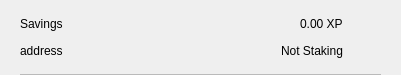
<?xml version="1.0" encoding="UTF-8"?>
<ui version="4.0">
 <class>CSRow</class>
 <widget class="QWidget" name="CSRow">
  <property name="geometry">
   <rect>
    <x>0</x>
    <y>0</y>
    <width>401</width>
    <height>75</height>
   </rect>
  </property>
  <property name="windowTitle">
   <string>Form</string>
  </property>
  <layout class="QVBoxLayout" name="verticalLayout">
   <property name="spacing">
    <number>0</number>
   </property>
   <property name="leftMargin">
    <number>20</number>
   </property>
   <property name="topMargin">
    <number>10</number>
   </property>
   <property name="rightMargin">
    <number>20</number>
   </property>
   <property name="bottomMargin">
    <number>0</number>
   </property>
   <item>
    <widget class="QWidget" name="info" native="true">
     <property name="minimumSize">
      <size>
       <width>0</width>
       <height>0</height>
      </size>
     </property>
     <layout class="QHBoxLayout" name="horizontalLayout_3">
      <property name="leftMargin">
       <number>0</number>
      </property>
      <property name="topMargin">
       <number>0</number>
      </property>
      <property name="rightMargin">
       <number>0</number>
      </property>
      <property name="bottomMargin">
       <number>10</number>
      </property>
      <item>
       <widget class="QWidget" name="container" native="true">
        <property name="minimumSize">
         <size>
          <width>0</width>
          <height>0</height>
         </size>
        </property>
        <layout class="QVBoxLayout" name="verticalLayout_2">
         <property name="spacing">
          <number>0</number>
         </property>
         <property name="leftMargin">
          <number>0</number>
         </property>
         <property name="topMargin">
          <number>0</number>
         </property>
         <property name="rightMargin">
          <number>0</number>
         </property>
         <property name="bottomMargin">
          <number>0</number>
         </property>
         <item>
          <layout class="QHBoxLayout" name="horizontalLayout">
           <item>
            <widget class="QLabel" name="labelName">
             <property name="toolTip">
              <string notr="true"/>
             </property>
             <property name="text">
              <string>Savings</string>
             </property>
            </widget>
           </item>
           <item>
            <spacer name="horizontalSpacer">
             <property name="orientation">
              <enum>Qt::Horizontal</enum>
             </property>
             <property name="sizeHint" stdset="0">
              <size>
               <width>40</width>
               <height>20</height>
              </size>
             </property>
            </spacer>
           </item>
           <item>
            <widget class="QLabel" name="labelAmount">
             <property name="text">
              <string>0.00 XP</string>
             </property>
            </widget>
           </item>
          </layout>
         </item>
         <item>
          <layout class="QHBoxLayout" name="horizontalLayout_2">
           <item>
            <widget class="QLabel" name="labelAddress">
             <property name="toolTip">
              <string notr="true"/>
             </property>
             <property name="text">
              <string>address</string>
             </property>
            </widget>
           </item>
           <item>
            <spacer name="horizontalSpacer_2">
             <property name="orientation">
              <enum>Qt::Horizontal</enum>
             </property>
             <property name="sizeHint" stdset="0">
              <size>
               <width>40</width>
               <height>20</height>
              </size>
             </property>
            </spacer>
           </item>
           <item>
            <widget class="QLabel" name="labelStaking">
             <property name="text">
              <string>Not Staking</string>
             </property>
            </widget>
           </item>
          </layout>
         </item>
        </layout>
       </widget>
      </item>
      <item alignment="Qt::AlignHCenter|Qt::AlignVCenter">
       <widget class="QPushButton" name="pushButtonMenu">
        <property name="minimumSize">
         <size>
          <width>24</width>
          <height>24</height>
         </size>
        </property>
        <property name="maximumSize">
         <size>
          <width>32</width>
          <height>32</height>
         </size>
        </property>
        <property name="focusPolicy">
         <enum>Qt::NoFocus</enum>
        </property>
        <property name="styleSheet">
         <string notr="true">border:none; background-color:transparent;</string>
        </property>
        <property name="text">
         <string/>
        </property>
        <property name="icon">
         <iconset>
          <normaloff>://ic-menu-hover</normaloff>://ic-menu-hover</iconset>
        </property>
        <property name="iconSize">
         <size>
          <width>24</width>
          <height>24</height>
         </size>
        </property>
       </widget>
      </item>
     </layout>
    </widget>
   </item>
   <item>
    <widget class="QLabel" name="lblDivisory">
     <property name="minimumSize">
      <size>
       <width>0</width>
       <height>1</height>
      </size>
     </property>
     <property name="maximumSize">
      <size>
       <width>16777215</width>
       <height>1</height>
      </size>
     </property>
     <property name="styleSheet">
      <string notr="true">background-color:#bababa;</string>
     </property>
     <property name="text">
      <string/>
     </property>
     <property name="alignment">
      <set>Qt::AlignBottom|Qt::AlignLeading|Qt::AlignLeft</set>
     </property>
    </widget>
   </item>
  </layout>
 </widget>
 <resources/>
 <connections/>
</ui>
